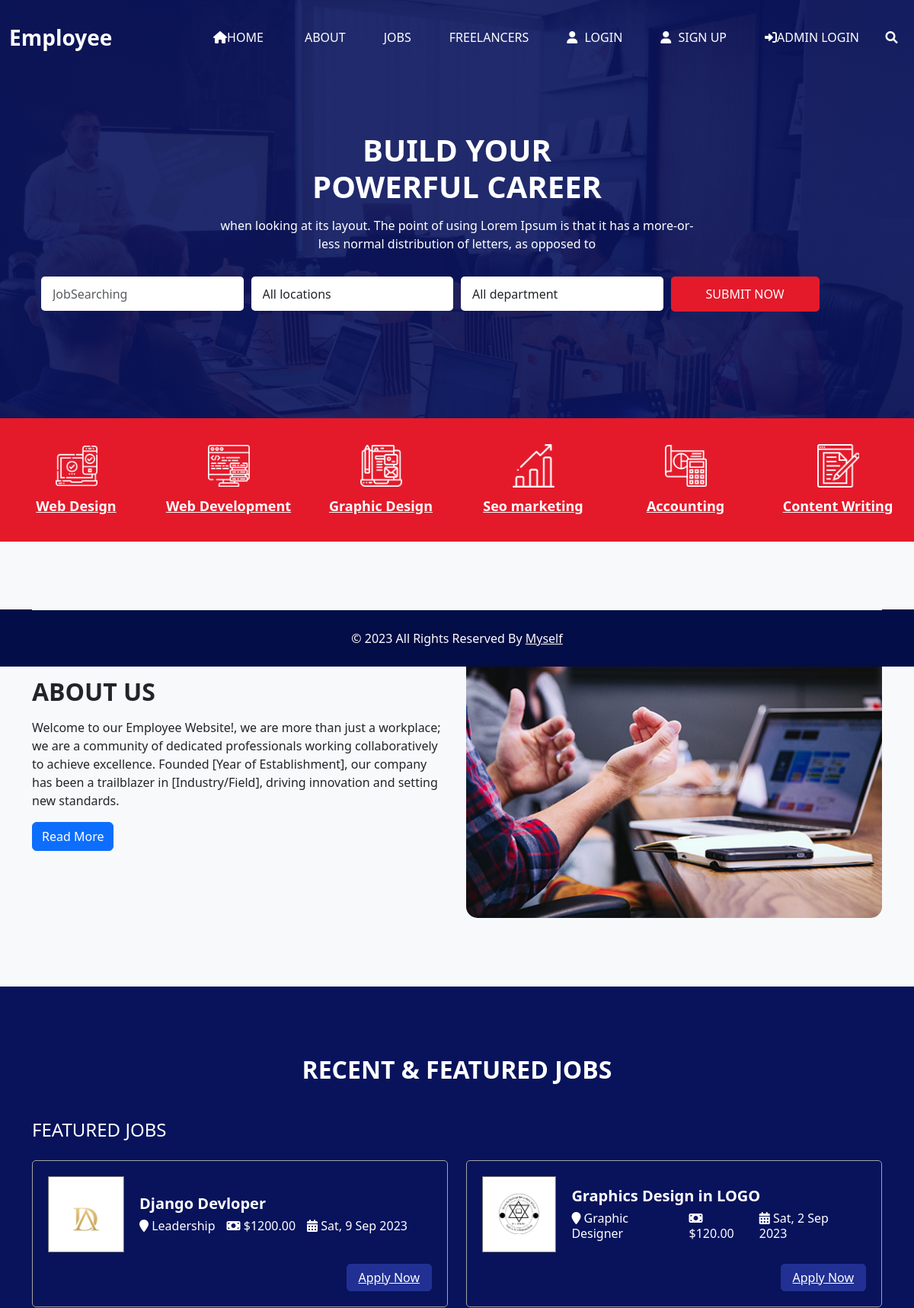
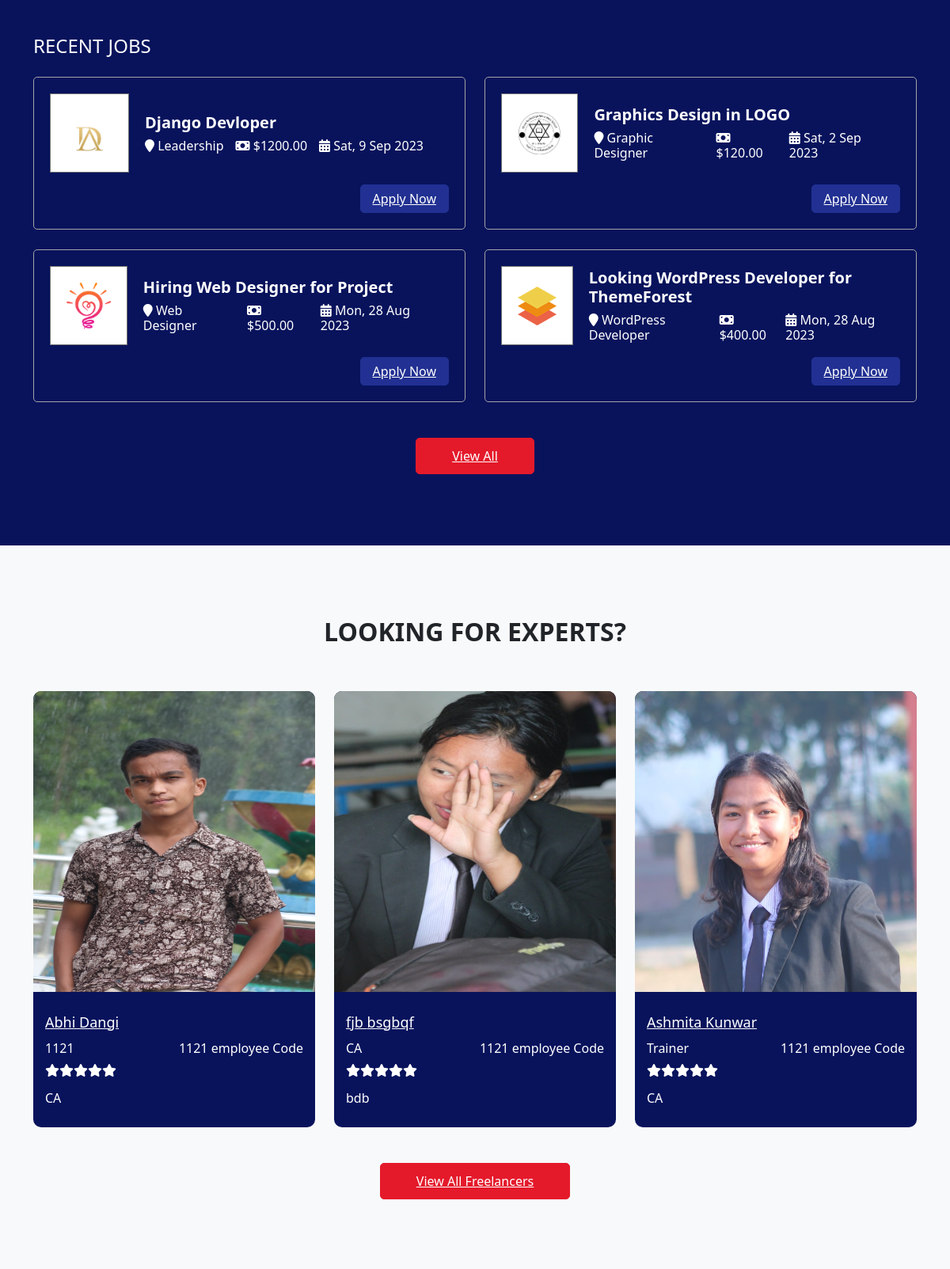
The page / (upper part) on the database its author committed (2 pictures, top to bottom).
### web_app/model.py (models this page shows, shortened)
class JobPosting(models.Model):
     STATUS_CHOICES = [
          ("active", "Active"),
          ("in_active", "Inactive"),
     ]
     title = models.CharField(max_length=200)
     company = models.CharField(max_length=100)
     feature_image = models.ImageField(upload_to="Job_post_images/%Y/%m/%d", blank=False)
     status = models.CharField(max_length=20, choices=STATUS_CHOICES, default="active")
     description = models.TextField()
     salary = models.DecimalField(max_digits=10, decimal_places=2)
     posted_at = models.DateTimeField(auto_now_add=True)
     views_count = models.PositiveBigIntegerField(default=0)
     category = models.ForeignKey(JobCategory, on_delete=models.CASCADE)
     location = models.ManyToManyField(JobLocation)

class JobCategory(models.Model):
     name = models.CharField(max_length=100)

### employee_app/models.py (models this page shows, shortened)
class EmployeeDetail(models.Model):
    user = models.ForeignKey(User, on_delete=models.CASCADE)
    feature_image = models.ImageField(upload_to="EMP_images/%Y/%m/%d", blank=False)
    empcode = models.IntegerField(null=True)
    empdept = models.CharField(max_length=50, null=True)
    designation = models.CharField(max_length=100, null=True)
    contact = models.IntegerField(null=True)
    gender = models.CharField(max_length=50, null=True)
    join_date = models.DateField(null=True)

### web_app/views.py (the view)
# urls.py: path("", HomeView.as_view(), name="index"),
class HomeView(ListView):
    model = JobPosting,EmployeeDetail,JobLocation
    template_name = "index.html"
    context_object_name = "posts"
    queryset = JobPosting.objects.filter(
        posted_at__isnull=False, status="active"
    ).order_by("-posted_at")
    def get_context_data(self, **kwargs):
        context = super().get_context_data(**kwargs)
        context["recent_posts"] = JobPosting.objects.filter(
            posted_at__isnull=False, status="active"
        ).order_by("-posted_at")[:4]
        context["featured_posts"] = JobPosting.objects.filter(
            posted_at__isnull=False, status="active"
        ).order_by("-posted_at")[:2]
        context["freelancer_posts"] = EmployeeDetail.objects.filter(
        ).order_by("-join_date")[:3]
        context["locations"] = JobLocation.objects.all()
        context["department"] = JobPosting.objects.all()
        return context

### templates/index.html (shortened to what this page needs)
{% extends "base.html" %}
{% load static %}
{% block content %}
{% include 'header.html' %}
<main>
     {% include "home/silder_section.html" %}
     {% include "home/category_section.html" %}
     {% include "home/about_section.html" %}
     {% include "home/job_section.html" %}
     {% include "home/expert_section.html" %}
     {% include 'home/info_section.html' %}
     {% include 'home/footer_section.html' %}
{% endblock content %}

### templates/home/job_section.html
{% load static %}
<section class="job_section layout_padding">
  <div class="container">
    <div class="heading_container heading_center">
      <h2>
        RECENT & FEATURED JOBS
      </h2>
    </div>
    <div class="job_container">
      <h4 class="job_heading">
        Featured Jobs
      </h4>
      <div class="row">
        {% for featured_post in featured_posts %}
        <div class="col-lg-6">
          <div class="box">
            <div class="job_content-box">
              <div class="img-box">
                <img src="{{featured_post.feature_image.url}}" alt="{{ featured_post.title}}">
              </div>
              <div class="detail-box">
                <h5>
                  {{featured_post.title}}
                </h5>
                <div class="detail-info">
                  <h6>
                    <i class="fa fa-map-marker" aria-hidden="true"></i>
                    <span>
                      {{featured_post.category.name}}
                    </span>
                  </h6>
                  <h6>
                    <i class="fa fa-money" aria-hidden="true"></i>
                    <span>
                      ${{featured_post.salary}}
                    </span>
                  </h6>
                  <h6>
                    <i class="fa fa-calendar-alt"></i>
                    <span>{{featured_post.posted_at|date:" D, j M Y"}}
                    </span>
                  </h6>
                </div>
              </div>
            </div>
            <div class="option-box">
              <a href="{% url 'apply' %}" class="apply-btn">
                Apply Now
              </a>
            </div>
          </div>
        </div>
        {% endfor %}
      </div>
    </div>
    <div class="job_container">
      <h4 class="job_heading">
        Recent Jobs
      </h4>
      <div class="row">
        {% for recent_post in recent_posts %}
        <div class="col-lg-6">
          <div class="box">
            <div class="job_content-box">
              <div class="img-box">
                <img src="{{recent_post.feature_image.url}}" alt="{{ recent_post.title}}">
              </div>
              <div class="detail-box">
                <h5>
                  {{recent_post.title}}
                </h5>
                <div class="detail-info">
                  <h6>
                    <i class="fa fa-map-marker" aria-hidden="true"></i>
                    <span>
                      {{recent_post.category.name}}
                    </span>
                  </h6>
                  <h6>
                    <i class="fa fa-money" aria-hidden="true"></i>
                    <span>
                      ${{recent_post.salary}}
                    </span>
                  </h6>
                  <h6>
                    <i class="fa fa-calendar-alt"></i>
                    <span>{{recent_post.posted_at|date:" D, j M Y"}}
                    </span>
                  </h6>
                </div>
              </div>
            </div>
            <div class="option-box">
              <a href="{% url 'apply' %}" class="apply-btn">
                Apply Now
              </a>
            </div>
          </div>
        </div>
        {% endfor %}
      </div>
    </div>
    <div class="btn-box">
      <a href="">
        View All
      </a>
    </div>
  </div>
</section>

### templates/home/expert_section.html (shortened to what this page needs)
{% load static %}
 <section class="expert_section layout_padding bg-light">
  <div class="container">
    <div class="heading_container heading_center">
      <h2>
        LOOKING FOR EXPERTS?
      </h2>
    </div>
    <div class="row">
      {% for freelancer_post in freelancer_posts %}
      <div class="col-md-6 col-lg-4 mx-auto">
        <div class="box">
          <div class="img-box">
            <img src="{{freelancer_post.feature_image.url }}" alt="{{freelancer_post.title}}" height="380px">
          </div>
          <div class="detail-box">
            <a href="{% url 'freelancer' %}">
              {{freelancer_post.user.first_name}} {{freelancer_post.user.last_name}}
            </a>
            <h6 class="expert_position">
              <span>
                {{freelancer_post.empdept}}
              </span>
              <span>
                {{freelancer_post.empcode}} employee Code
              </span>
            </h6>
            <span class="expert_rating">
              <i class="fa fa-star" aria-hidden="true"></i>
              <i class="fa fa-star" aria-hidden="true"></i>
              <i class="fa fa-star" aria-hidden="true"></i>
              <i class="fa fa-star" aria-hidden="true"></i>
              <i class="fa fa-star" aria-hidden="true"></i>
            </span>
            <p>
              {{freelancer_post.designation}}
            </p>
          </div>
        </div>
      </div>
      {% endfor %}
    </div>
    <div class="btn-box">
      <a href="">
        View All Freelancers
      </a>
    </div>
  </div>
</section>

### static/jobs/css/responsive.css (style rules this page uses)
@media (max-width: 1200px) { .job_section .box .option-box { display: -webkit-box; display: -ms-flexbox; display: flex; margin-left: auto; margin-top: 15px; } }

### rows shown on the page
JobPosting: feature_image (picture), title "Django Devloper", category.name "Leadership", salary "1200.00", posted_at "Sat, 9 Sep 2023"
JobPosting: feature_image (picture), title "Graphics Design in LOGO", category.name "Graphic Designer", salary "120.00", posted_at "Sat, 2 Sep 2023"
JobPosting: feature_image (picture), title "Hiring Web Designer for Project", category.name "Web Designer", salary "500.00", posted_at "Mon, 28 Aug 2023"
JobPosting: feature_image (picture), title "Looking WordPress Developer for ThemeForest", category.name "WordPress Developer", salary "400.00", posted_at "Mon, 28 Aug 2023"
EmployeeDetail: feature_image (picture), user.first_name "Abhi", user.last_name "Dangi", empdept "1121", empcode "1121", designation "CA"
EmployeeDetail: feature_image (picture), user.first_name "fjb", user.last_name "bsgbqf", empdept "CA", empcode "1121", designation "bdb"
EmployeeDetail: feature_image (picture), user.first_name "Ashmita", user.last_name "Kunwar", empdept "Trainer", empcode "1121", designation "CA"
